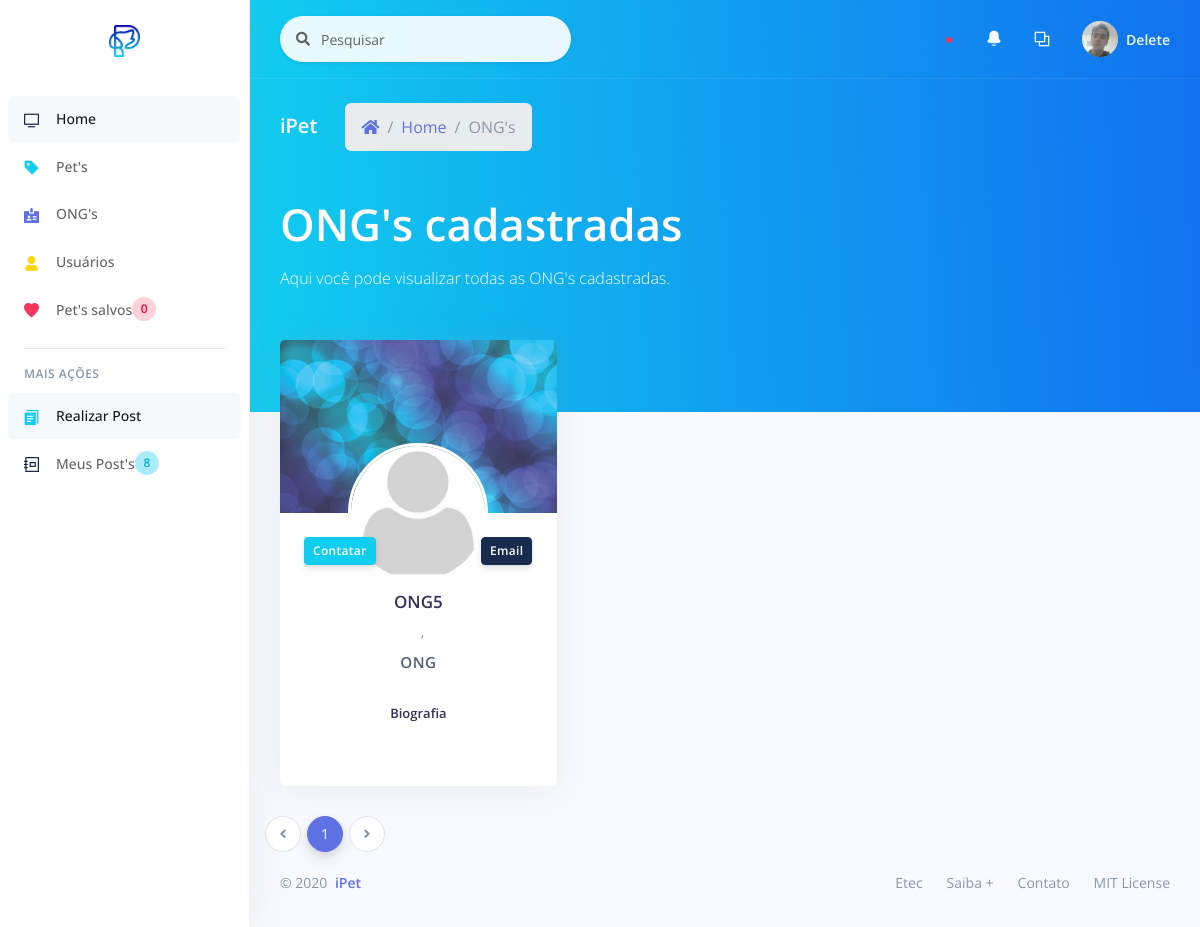
Page /_site/_user/list/list_ongs.php (signed in) on the earlier database version.
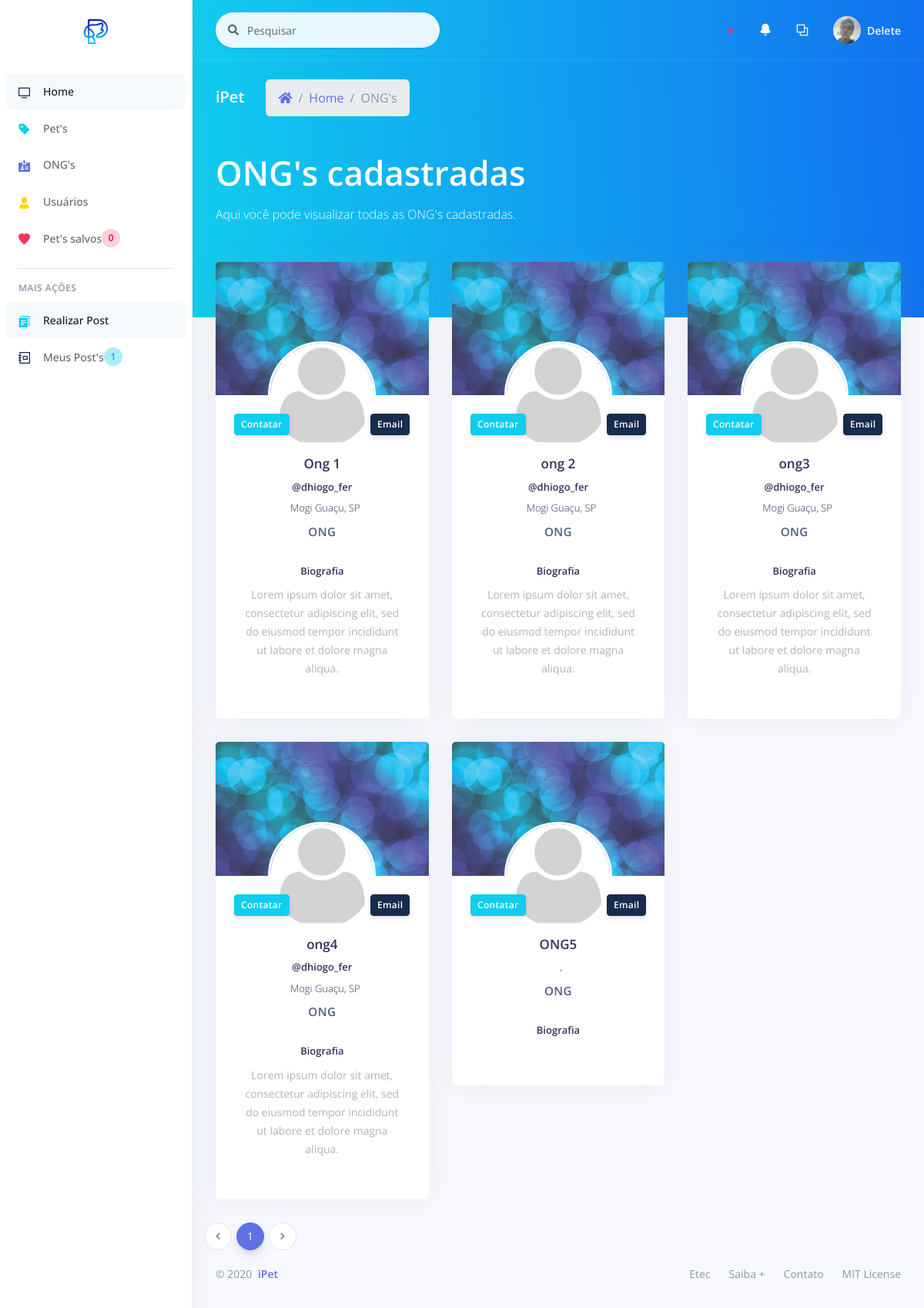
Same page on the later database version.
### tables this page shows
CREATE TABLE `user` (
  `id_user` int(11) NOT NULL,
  `ranking` int(11) NOT NULL,
  `name` varchar(200) NOT NULL,
  `email` varchar(100) NOT NULL,
  `password` varchar(100) NOT NULL,
  `cpf` varchar(30) NOT NULL,
  `telephone` varchar(30) DEFAULT NULL,
  `instagram` varchar(100) DEFAULT NULL,
  `street` varchar(100) DEFAULT NULL,
  `neighborhood` varchar(100) DEFAULT NULL,
  `city` varchar(100) DEFAULT NULL,
  `uf` varchar(2) DEFAULT NULL,
  `bio` text DEFAULT NULL,
  `image` varchar(200) DEFAULT NULL,
  `banner` varchar(200) DEFAULT NULL,
  `use_terms` int(11) DEFAULT NULL,
  `status` int(11) NOT NULL
);

### _site/_user/list/list_ongs.php (the view, shortened to what the changed rows need)
<?php
include_once('../../controller/connect.php');
?>
<!DOCTYPE html>
<html>
<head>
  <?php
    include_once "../../assets/components/styles.php";
  ?>
</head>
<body>
  <?php
    include_once "../components/sidenav.php";
  ?>
  <div class="main-content" id="panel">
    <div class="header bg-gradient-info pb-6">
      <div class="container-fluid">
        <div class="header-body">
          <div class="row">
            <div class="col">
            <h1 class="display-2 text-white">ONG's cadastradas</h1>
            </div>
          </div>
        </div>
      </div>
    </div>
    <div class="container-fluid mt--6">
                <?php
                  $num_page_itens = 9;
                  $page = (isset($_GET['page']))? $_GET['page'] : 1;
                  $sql_num_ong = "SELECT * FROM user WHERE ranking = 2 AND status = 1";
                  $res_num_ong = mysqli_query($con, $sql_num_ong);
                  $init = ($num_page_itens*$page)-$num_page_itens;
                  $sql_ong = "SELECT * FROM user WHERE ranking = 2 AND status = 1 ORDER BY id_user ASC LIMIT $init, $num_page_itens";
                  $res_ong = mysqli_query($con, $sql_ong);
                  $array_ong = mysqli_fetch_assoc($res_ong);
                  $quanty_ongs = mysqli_num_rows($res_num_ong);
                  $num_pages = ceil($quanty_ongs/$num_page_itens);
                ?>
      <div class="row">
      <?php
        if($quanty_ongs):
        do{
      ?>
        <div class="col-xl-4 order-xl-2">
          <div class="card card-profile">
            <img src="<?= PUBLICO . 'img/theme/' . $array_ong['banner']; ?>" alt="Imagem de capa" class="card-img-top">
            <div class="row justify-content-center">
              <div class="col-lg-3 order-lg-2">
                <div class="card-profile-image">
                  <a href="#">
                    <img src="<?= PUBLICO . 'img/users/' . $array_ong['image']; ?>" class="rounded-circle">
                  </a>
                </div>
              </div>
            </div>
            <div class="card-header text-center border-0 pt-8 pt-md-4 pb-0 pb-md-4">
              <div class="d-flex justify-content-between">
                <button type="button" data-toggle="modal" class="btn btn-sm btn-info  mr-4" data-target="#modalContatar<?= $array_ong['id_user']; ?>">Contatar</button>
                <button type="button" data-toggle="modal" class="btn btn-sm btn-default float-right" data-target="#modalEmail<?= $array_ong['id_user']; ?>">Email</button>
              </div>
            </div>
            <div class="card-body pt-0">
              <div class="text-center">
                <h5 class="h3">
                <?= $array_ong['name']; ?>
                </h5>
                <h6 class="h5">
                <?= $array_ong['instagram']; ?>
                </h6>
                <div class="h5 font-weight-300">
                  <i class="ni location_pin mr-2"></i><?= $array_ong['city'] . ", " . $array_ong['uf']; ?>
                </div>
                <span class="heading">
                  <?php
                    if($array_ong['ranking'] == 1){
                      echo "Voluntário";
                    } elseif ($array_ong['ranking'] == 2) {
                      echo "ONG";
                    } elseif ($array_ong['ranking'] == 3) {
                      echo "Administrador";
                    } else {
                      echo "Oops, ocorreu um erro...";
                    }
                  ?>
                </span>
              </div>
              <div class="row">
                <div class="col">
                  <div class="card-profile-stats d-flex justify-content-center">
                    <div>
                      <h5>Biografia</h5>
                      <span class="description"><?= $array_ong['bio'];?></span>
                    </div>
                  </div>
                </div>
              </div>
            </div>
          </div>
        </div>
      <?php
        } while($array_ong = mysqli_fetch_assoc($res_ong));
      ?>
      </div>
      <div class="row">
      <nav aria-label="...">
                    <ul class="pagination">
                      <?php
                        for($i=1;$i<$num_pages+1;$i++){
                          $current = "";
                          if($page == $i){
                            $current = "active";
                          }
                      ?>
                      <li class="page-item <?= $current; ?>"><a class="page-link" href="list_ongs.php?page=<?= $i; ?>"><?= $i; ?></a></li>
                      <?php }?>
                    </ul>
              </nav>
      </div>
      <?php endif; ?>
    </div>
  </div>
</body>
</html>

### _site/_user/components/sidenav.php (shortened to what the changed rows need)
<nav class="sidenav navbar navbar-vertical  fixed-left  navbar-expand-xs navbar-light bg-white" id="sidenav-main">
  <div class="scrollbar-inner">
    <div class="navbar-inner">
    <?php
    $id = $_SESSION['user_id'];
    ?>
      <div class="collapse navbar-collapse" id="sidenav-collapse-main">
        <ul class="navbar-nav">
          <li class="nav-item">
          <?php
          $sql_count_post = "SELECT * FROM post WHERE id_author = '$id'";
          $res_count_post = mysqli_query($con, $sql_count_post);
          $count_post = mysqli_num_rows($res_count_post);
          ?>
            <a class="nav-link" href="<?= BASE . '_site/_user/list/list_posts.php';?>">
              <i class="ni ni-collection text-default"></i>
              <span class="nav-link-text">Meus Post's</span>
              <span class="badge badge-md badge-circle badge-floating badge-info border-white"><?= $count_post;?></span>
            </a>
          </li>
        </ul>
      </div>
    </div>
  </div>
</nav>

Differences in the rows shown:
now on this page (row edited): user: banner (picture), image (placeholder picture), name "Ong 1", instagram "@dhiogo_fer", city "Mogi Guaçu", uf "SP", ranking "ONG", bio "Lorem ipsum dolor sit amet, consectetur adipiscing elit, sed do eiusmod tempor incididunt ut labore et dolore magna aliqua."
now on this page (row edited): user: banner (picture), image (placeholder picture), name "ong 2", instagram "@dhiogo_fer", city "Mogi Guaçu", uf "SP", ranking "ONG", bio "Lorem ipsum dolor sit amet, consectetur adipiscing elit, sed do eiusmod tempor incididunt ut labore et dolore magna aliqua."
now on this page (row edited): user: banner (picture), image (placeholder picture), name "ong3", instagram "@dhiogo_fer", city "Mogi Guaçu", uf "SP", ranking "ONG", bio "Lorem ipsum dolor sit amet, consectetur adipiscing elit, sed do eiusmod tempor incididunt ut labore et dolore magna aliqua."
now on this page (row edited): user: banner (picture), image (placeholder picture), name "ong4", instagram "@dhiogo_fer", city "Mogi Guaçu", uf "SP", ranking "ONG", bio "Lorem ipsum dolor sit amet, consectetur adipiscing elit, sed do eiusmod tempor incididunt ut labore et dolore magna aliqua."
Other differences:
$count_post: "8" → "1"
